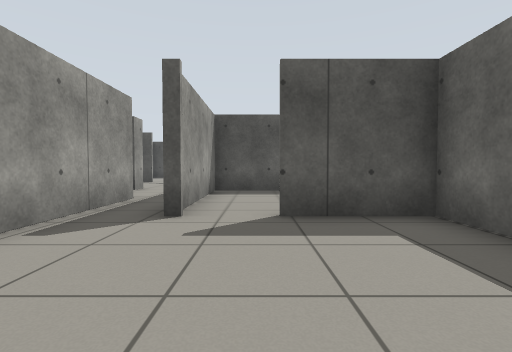
View 1 (above)

21 first-person views from a walk through a Gazebo world. The camera is 0.71 m above the floor, tilts 2° down and sees 85° across. The floor is counted in squares, 1 m on a side. Each view is taken from the middle of a square. On the plan, view 1 faces up. The plan holds only what a view shows up to about 9 squares ahead; the rest is blank.

View 2
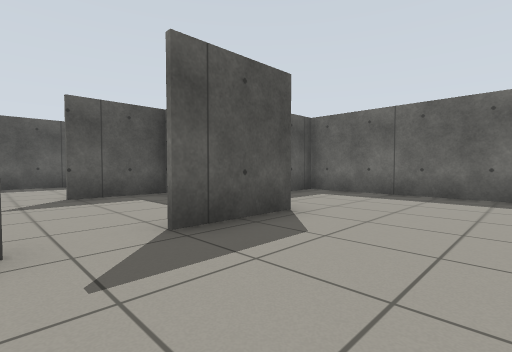

View 3
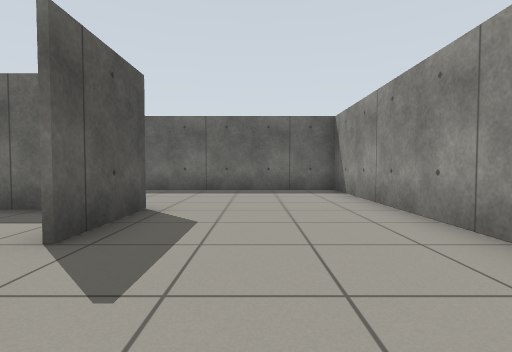

View 4
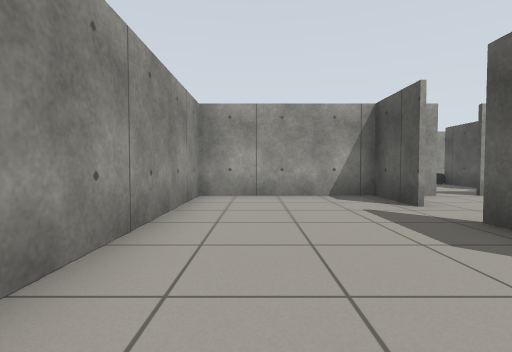

View 5
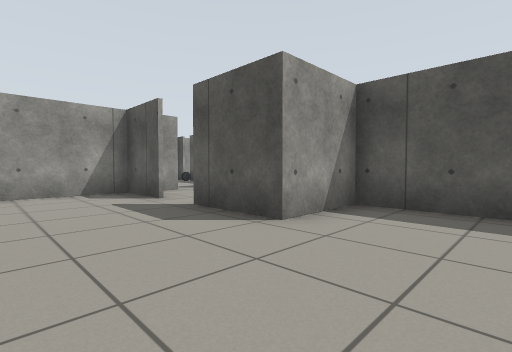

View 6
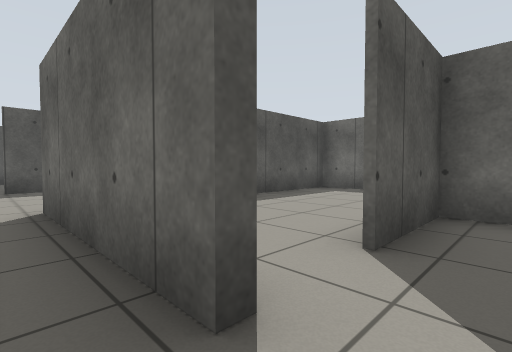

View 7
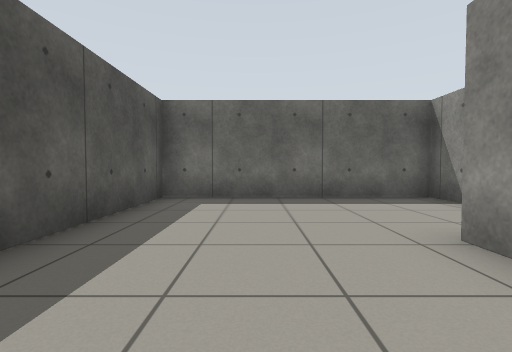

View 8
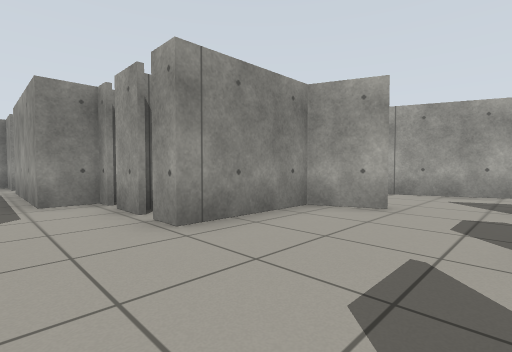

View 9
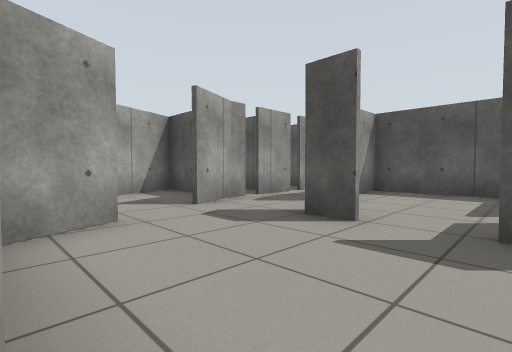

View 10
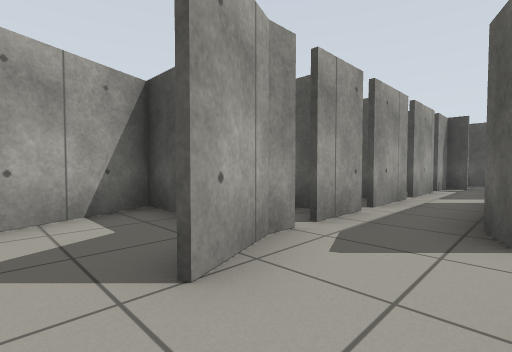

View 11
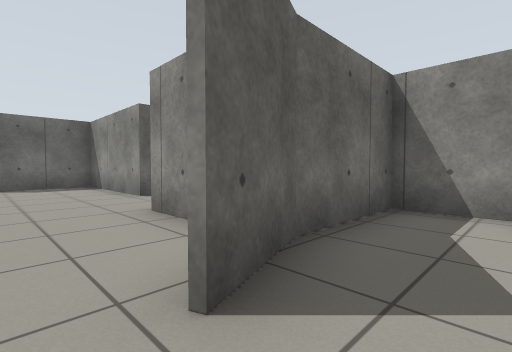

View 12
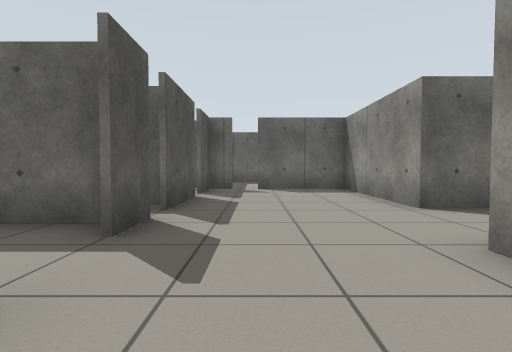

View 13
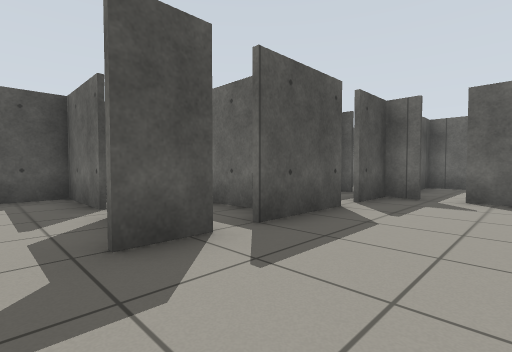

View 14
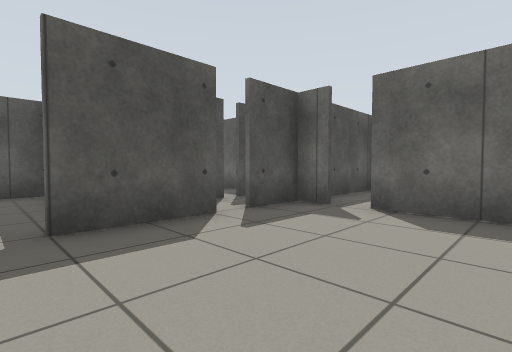

View 15
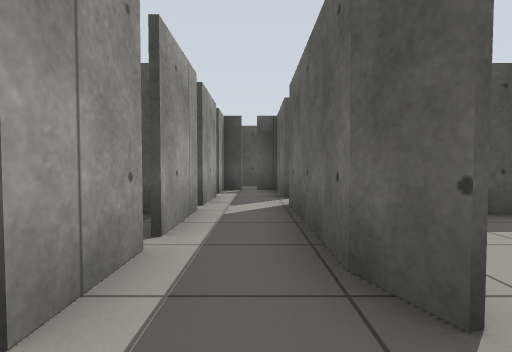

View 16
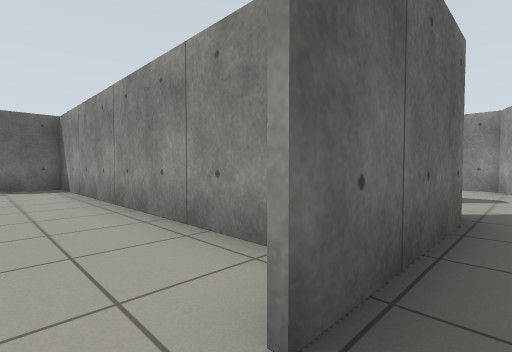

View 17
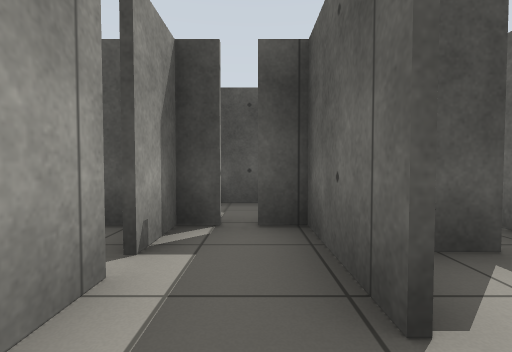

View 18
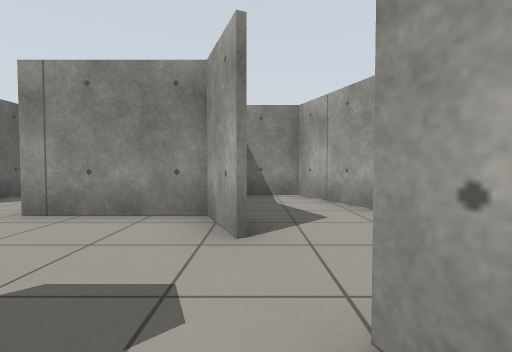

View 19
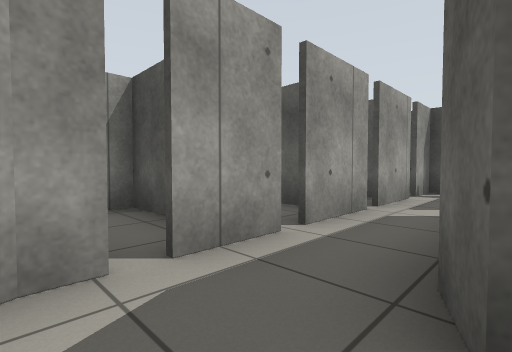

View 20
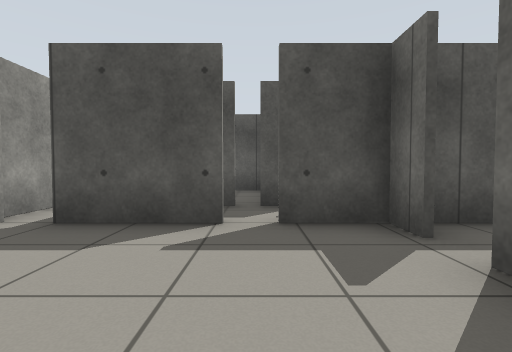

View 21
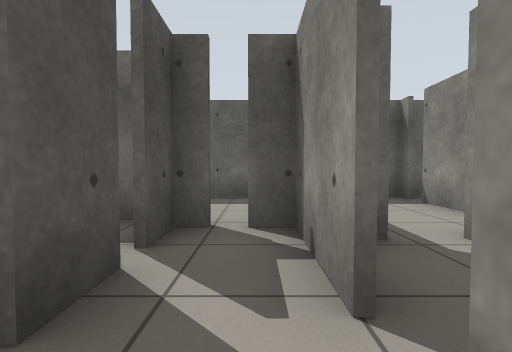

### Floor plan
Points are (right, up) in squares from view 1. A wall is a line through its corners. A room is listed if a view was taken in it or the views show most of it. See-through windows are left out.
Room 1 (views 1, 2, 3, 4, 5)
walls: (-0.8, -0.2) (-2.8, -0.2); (-2.7, -0.1) (-2.7, -4.4) (6.4, -4.4) (6.4, 2); (6.4, 1.9) (2.7, 1.9) (2.7, -0.2) (0.5, -0.2)
ways out: opening at (0, 0) to room 2
Room 2 (view 6)
walls: (-1.3, 3.9) (-1.3, 6.5); (-2.7, 1.4) (-2.7, -0.1); (2.7, 1.4) (2.7, 3.9) (0.2, 3.9); (-2.7, 6.1) (-2.7, 2.4); (-3.7, 6.6) (-3.7, 6.1)
ways out: opening at (0, 0) to room 1; opening at (0, 4) to room 3; opening at (-2, 7) to room 4; opening at (-3, 2)
Room 3 (view 7)
walls: (2.1, 4) (2.7, 4); (0.7, 8.1) (-1.2, 8.1) (-1.2, 3.9); (6.4, 8.1) (2.2, 8.1); (5.2, 2) (6.4, 2) (6.4, 8.9)
ways out: opening at (0, 4) to room 2
Room 4 (views 8, 9, 10, 12, 13, 14, 15, 16, 17, 18, 19, 20)
walls: (-2.6, 12.9) (-2.6, 14.3); (-2.1, 12.4) (-3.2, 12.4); (-6.1, 14.1) (-6.4, 14.8) (-6.4, 18.3); (-2.6, 14.9) (-2.6, 17.1); (-6.8, 10.3) (-6.3, 9) (-3.7, 9) (-3.7, 8.4); (-3.7, 8) (-3.7, 7); (-8, 13.6) (-8, 13.1) (-7.4, 11.8); (0.6, 12.4) (-1.6, 12.4); (-8, 15.4) (-8, 14); (-4, 6.1) (-2.7, 6.1); (-1.3, 6.5) (-1.3, 8.2) (2.7, 8.2) (2.7, 11); (2.7, 11.6) (2.7, 12.5); (-8, 17.6) (-8, 15.8); (2.9, 12.4) (1.2, 12.4); (1.2, 17.1) (-6.3, 17.1) (-6.3, 16.1); (-6.4, 19) (-6.4, 21.3) (-7, 21.3); (-8, 19.9) (-8, 18); (-8, 21.3) (-8, 20.1); (-6.9, 23.4) (-7.8, 23.4)
ways out: opening at (-2, 7) to room 2; opening at (-7, 11) to room 5; opening at (1, 12) to room 6; gap at (-8, 14) to room 7; gap at (3, 11) to room 8; gap at (-8, 16); gap at (-8, 18); gap at (-8, 20); gap at (-6, 19)
Room 5 (view 11)
walls: (-10.9, 13.1) (-8.1, 6.1) (-6.4, 6.1) (-6.4, 8.9) (-6.9, 10.3)
ways out: opening at (-7, 11) to room 4
Room 6 (view 21)
walls: (1.2, 12.5) (3.2, 12.5) (3.2, 13.1); (2, 13.9) (1, 13.9); (3.2, 13.9) (2.4, 13.9)
ways out: opening at (1, 12) to room 4
Room 7 (no view inside)
walls: (-8.5, 14.9) (-10.9, 14.9)
ways out: gap at (-8, 14) to room 4
Room 8 (no view inside)
walls: (4.2, 9.7) (5.5, 9.7); (6.4, 8.9) (6.4, 12.4) (2.9, 12.4)
ways out: gap at (3, 11) to room 4

Positions as (right, up) in squares from view 1, and headings:
1: (0, 0), facing up
2: (-1, -3), facing up-right
3: (-2, -2), facing right
4: (4, -3), facing left
5: (5, -3), facing up-left
6: (-2, 3), facing up-right
7: (0, 6), facing right
8: (-2, 12), facing down-left
9: (-3, 9), facing up-left
10: (-6, 11), facing up-left
11: (-8, 11), facing down-right
12: (-6, 11), facing right
13: (-4, 10), facing up-right
14: (-2, 9), facing up-right
15: (-7, 13), facing up
16: (-7, 19), facing down-right
17: (-7, 18), facing up
18: (-7, 13), facing down
19: (-6, 13), facing up-left
20: (1, 9), facing up
21: (0, 13), facing right
